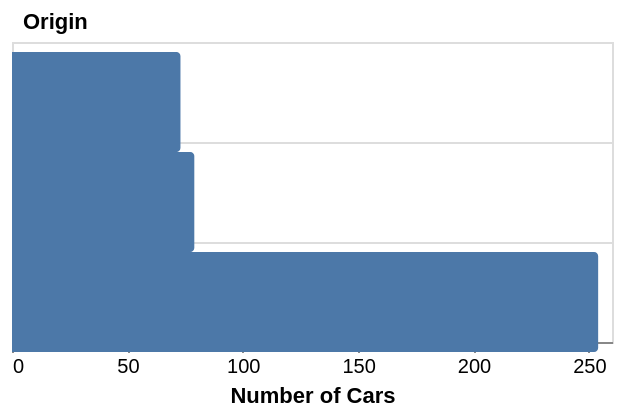

Write a Vega-Lite specification for this figure.
### Vega-Lite specification from a JSON file in a GitHub repository (floating-point values rounded to 4 significant figures; data arrays with more than 128 entries replaced by an {"elided": "..."} marker saying what was removed)
{"$schema": "https://vega.github.io/schema/vega-lite/v4.json", "description": "Bar Chart with a spacing-saving y-axis", "data": {"values": {"elided": "406 records"}}, "height": {"step": 50}, "mark": {"type": "bar", "yOffset": 5, "cornerRadiusEnd": 2}, "encoding": {"y": {"field": "Origin", "scale": {"padding": 0}, "band": 0.5, "axis": {"bandPosition": 0, "grid": true, "domain": false, "ticks": false, "labelAlign": "left", "labelBaseline": "middle", "labelPadding": -5, "labelOffset": -15, "titleX": 5, "titleY": -5, "titleAngle": 0, "titleAlign": "left"}}, "x": {"aggregate": "count", "axis": {"grid": false}, "title": "Number of Cars"}}}
